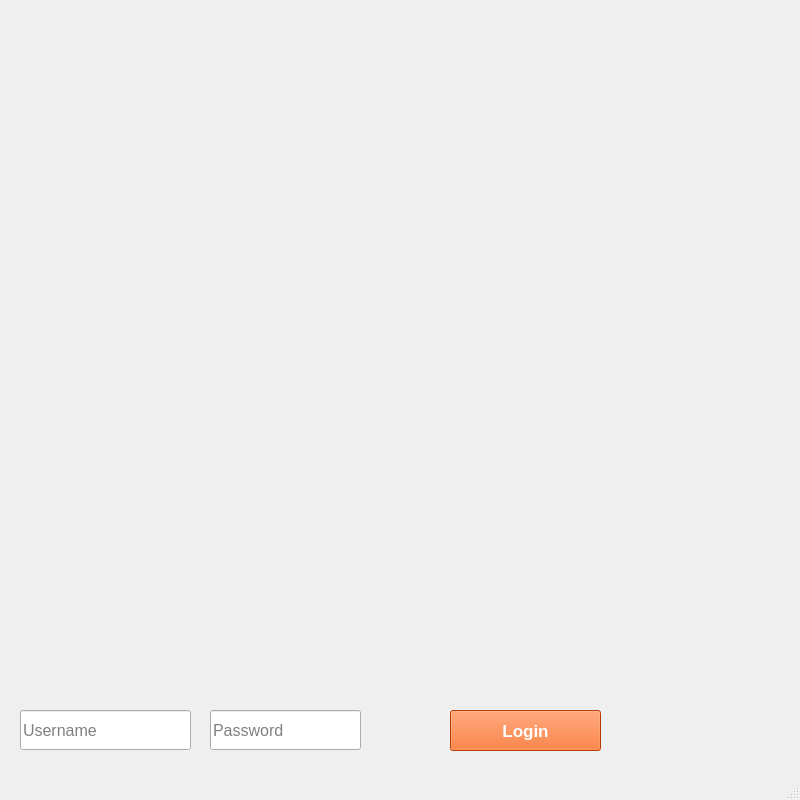
<?xml version="1.0" encoding="UTF-8"?>
<ui version="4.0">
 <class>MainWindow</class>
 <widget class="QMainWindow" name="MainWindow">
  <property name="geometry">
   <rect>
    <x>0</x>
    <y>0</y>
    <width>800</width>
    <height>800</height>
   </rect>
  </property>
  <property name="windowTitle">
   <string>MainWindow</string>
  </property>
  <widget class="QWidget" name="centralwidget">
   <widget class="QLabel" name="logo">
    <property name="geometry">
     <rect>
      <x>0</x>
      <y>0</y>
      <width>800</width>
      <height>600</height>
     </rect>
    </property>
    <property name="text">
     <string/>
    </property>
   </widget>
   <widget class="QLineEdit" name="password">
    <property name="geometry">
     <rect>
      <x>210</x>
      <y>710</y>
      <width>151</width>
      <height>40</height>
     </rect>
    </property>
    <property name="font">
     <font>
      <pointsize>12</pointsize>
     </font>
    </property>
    <property name="echoMode">
     <enum>QLineEdit::EchoMode::Password</enum>
    </property>
    <property name="placeholderText">
     <string>Password</string>
    </property>
   </widget>
   <widget class="QPushButton" name="startBtn">
    <property name="geometry">
     <rect>
      <x>450</x>
      <y>710</y>
      <width>151</width>
      <height>41</height>
     </rect>
    </property>
    <property name="font">
     <font>
      <family>Segoe UI</family>
      <pointsize>13</pointsize>
      <italic>false</italic>
      <bold>true</bold>
     </font>
    </property>
    <property name="styleSheet">
     <string notr="true">background-color: rgb(255, 85, 0);
color: rgb(255, 255, 255);
font: 700 13pt &quot;Segoe UI&quot;;</string>
    </property>
    <property name="text">
     <string>Login</string>
    </property>
   </widget>
   <widget class="QLineEdit" name="username">
    <property name="geometry">
     <rect>
      <x>20</x>
      <y>710</y>
      <width>171</width>
      <height>40</height>
     </rect>
    </property>
    <property name="font">
     <font>
      <pointsize>12</pointsize>
     </font>
    </property>
    <property name="placeholderText">
     <string>Username</string>
    </property>
   </widget>
   <widget class="QLabel" name="errMsg">
    <property name="geometry">
     <rect>
      <x>20</x>
      <y>675</y>
      <width>341</width>
      <height>21</height>
     </rect>
    </property>
    <property name="text">
     <string/>
    </property>
   </widget>
  </widget>
  <widget class="QMenuBar" name="menubar">
   <property name="geometry">
    <rect>
     <x>0</x>
     <y>0</y>
     <width>800</width>
     <height>17</height>
    </rect>
   </property>
  </widget>
  <widget class="QStatusBar" name="statusbar"/>
 </widget>
 <resources/>
 <connections/>
</ui>
